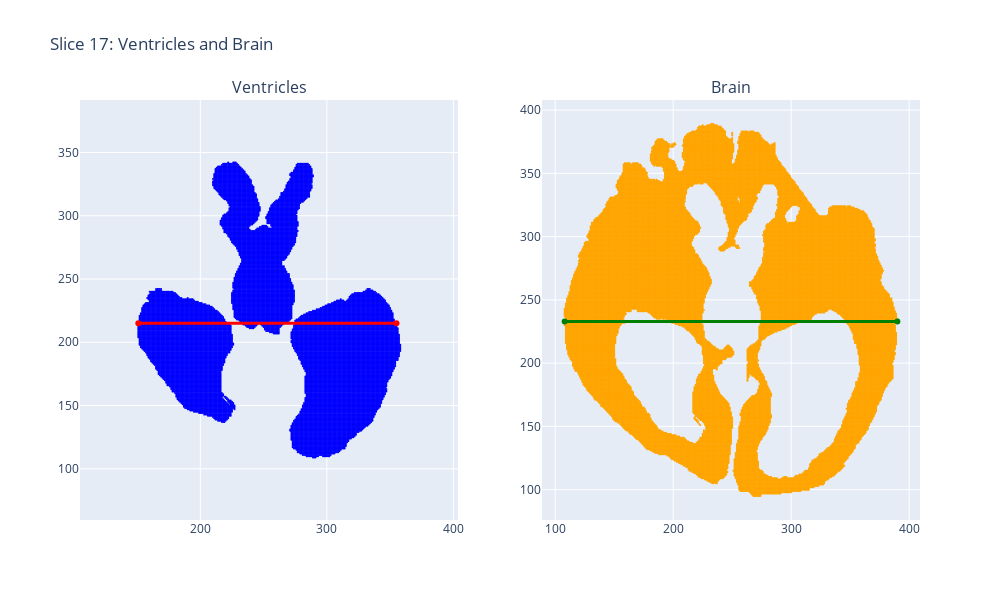

Notebook code cell kept with this figure:
### Code cell
visualize_dual_masks_with_lines(
    mask1_path=paths_dict['aligned_ventricles'],
    mask2_path=paths_dict['aligned_brain'],
    slice_index=results['best_ventricle_segment']['z'],
    line1={
        'x1': results['best_ventricle_segment']['x1'],
        'x2': results['best_ventricle_segment']['x2'],
        'y':  results['best_ventricle_segment']['y']
    },
    line2={
        'x1': results['skull_segment']['x1'],
        'x2': results['skull_segment']['x2'],
        'y':  results['skull_segment']['y']
    },
    label1='Ventricles',
    label2='Brain'
)

### Figure 1 — Plotly figure (JSON) as saved in the notebook; plotly's stock layout.template omitted (floating-point values rounded to 4 significant figures; data arrays with more than 128 entries replaced by an {"elided": "..."} marker saying what was removed)
{"data": [{"marker": {"color": "blue", "size": 2}, "mode": "markers", "name": "Ventricles Mask", "showlegend": false, "type": "scatter", "x": {"elided": "19473 int values"}, "xaxis": "x", "y": {"elided": "19473 int values"}, "yaxis": "y"}, {"line": {"color": "red", "width": 3}, "marker": {"size": 6}, "mode": "lines+markers", "name": "Ventricles Width", "showlegend": false, "type": "scatter", "x": [151, 355], "xaxis": "x", "y": [215, 215], "yaxis": "y"}, {"marker": {"color": "orange", "size": 2}, "mode": "markers", "name": "Brain Mask", "showlegend": false, "type": "scatter", "x": {"elided": "38245 int values"}, "xaxis": "x2", "y": {"elided": "38245 int values"}, "yaxis": "y2"}, {"line": {"color": "green", "width": 3}, "marker": {"size": 6}, "mode": "lines+markers", "name": "Brain Width", "showlegend": false, "type": "scatter", "x": [108, 390], "xaxis": "x2", "y": [233, 233], "yaxis": "y2"}], "layout": {"annotations": [{"font": {"size": 16}, "showarrow": false, "text": "Ventricles", "x": 0.225, "xanchor": "center", "xref": "paper", "y": 1, "yanchor": "bottom", "yref": "paper"}, {"font": {"size": 16}, "showarrow": false, "text": "Brain", "x": 0.775, "xanchor": "center", "xref": "paper", "y": 1, "yanchor": "bottom", "yref": "paper"}], "height": 600, "title": {"text": "Slice 17: Ventricles and Brain"}, "width": 1000, "xaxis": {"anchor": "y", "domain": [0, 0.45]}, "xaxis2": {"anchor": "y2", "domain": [0.55, 1]}, "yaxis": {"anchor": "x", "domain": [0, 1], "scaleanchor": "x"}, "yaxis2": {"anchor": "x2", "domain": [0, 1], "scaleanchor": "x"}}}
